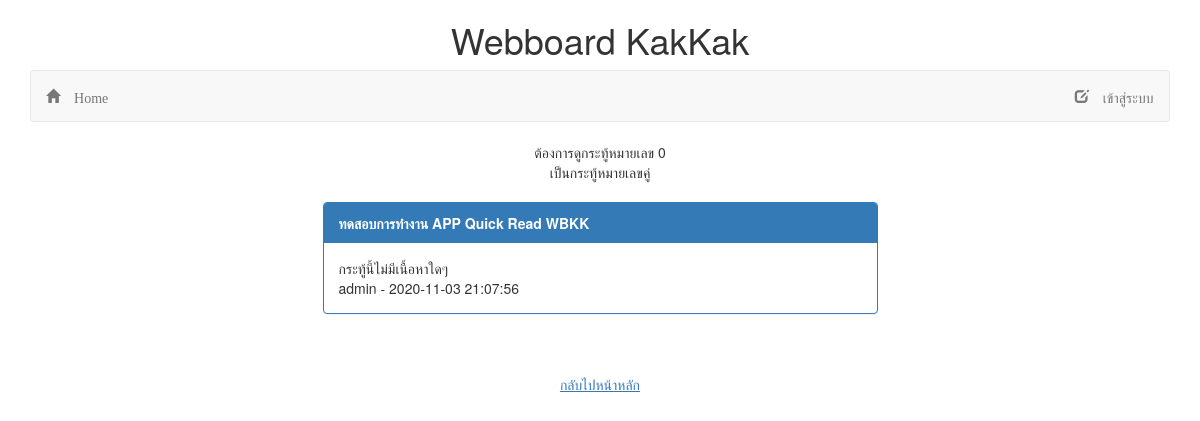
The page /post.php?id=0 on the database its author committed.
### tables this page shows
CREATE TABLE `post` (
  `id` int(11) NOT NULL,
  `title` varchar(128) NOT NULL,
  `content` varchar(2048) NOT NULL,
  `post_date` datetime NOT NULL,
  `cat_id` int(11) NOT NULL,
  `user_id` int(11) NOT NULL
);

CREATE TABLE `user` (
  `id` int(11) NOT NULL,
  `login` varchar(32) NOT NULL,
  `password` varchar(64) NOT NULL,
  `name` varchar(64) NOT NULL,
  `gender` char(1) NOT NULL,
  `email` varchar(32) NOT NULL,
  `role` char(1) NOT NULL
);

### post.php (the view, shortened to what this page needs)
<!DOCTYPE html>
<html>
<head>
	<link rel="stylesheet" type="text/css" href="bootstrap/css/bootstrap.min.css">
</head>
<body align="center">
	<h1 align="center">Webboard KakKak</h1>
	<div class="container">
		<nav class="navbar navbar-default">
					<ul class="nav navbar-nav">
					<li><a href="index.php">
								<span class="glyphicon glyphicon-home"> Home</span>
						</a></li>
					</ul>
					<ul class="nav navbar-nav navbar-right">
					<?php
						if (!isset($_SESSION['id'])){
							echo '<ul class="nav navbar-nav"><li><a href= "login.php">
										<span class="glyphicon glyphicon-edit"> เข้าสู่ระบบ</span>
								</a></li></ul>';
						}
					?><li>&nbsp;&nbsp;&nbsp;&nbsp;</li></ul>
		</nav>
	</div>
ต้องการดูกระทู้หมายเลข <?php
		$num = $_GET['id'];
		echo "$num";
	?>
	<br><?php
		if (($num %2) == 0) {
			echo "เป็นกระทู้หมายเลขคู่";
		}
		else echo "เป็นกระทู้หมายเลขคี่";
	 ?>
	<br>
	<br>
	<div class="container" >
		<div class="row">
			<div class="col-md-6 col-md-offset-3">
				<div class="panel-group">
		<div class="panel panel-primary">
			<div class="panel-heading" align="left" >
				<b><?php
					$conn = new PDO("mysql:host=localhost;dbname=webboard;charset=utf8","root","");
					$sql = "SELECT t1.title,t1.content,t2.login,t1.post_date from post as t1 INNER JOIN user as t2 ON(t1.user_id=t2.id)   where t1.id =".$num." ";
					$result=$conn->query($sql);
					$data = $result->fetch();
					echo "".$data['title']."";
				?></b>
			</div>
			<div class="panel-body" align="left">
				<?php
				 echo "".$data['content']."<br>".$data['login']." - ".$data['post_date'];
				?>
			</div>
		</div>
				</div>
			</div>
		</div>
	</div>
<br>
	<br>
	<a href="index.php"><ins>กลับไปหน้าหลัก</ins></a>
</body>
</html>

### rows shown on the page
post: title "ทดสอบการทำงาน APP Quick Read WBKK", content "กระทู้นี้ไม่มีเนื้อหาใดๆ", user.login "admin", post_date "2020-11-03 21:07:56"

### other values the page prints
$num "0"
